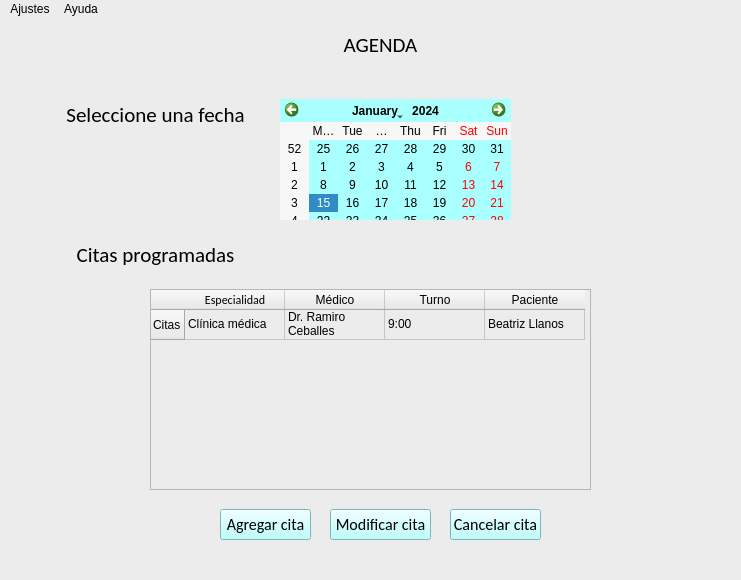
<?xml version="1.0" encoding="UTF-8"?>
<ui version="4.0">
 <class>MainWindow</class>
 <widget class="QMainWindow" name="MainWindow">
  <property name="geometry">
   <rect>
    <x>0</x>
    <y>0</y>
    <width>741</width>
    <height>580</height>
   </rect>
  </property>
  <property name="windowTitle">
   <string>MainWindow</string>
  </property>
  <property name="styleSheet">
   <string notr="true">background-color: rgb(236, 236, 236);</string>
  </property>
  <widget class="QWidget" name="centralwidget">
   <widget class="QWidget" name="formLayoutWidget">
    <property name="geometry">
     <rect>
      <x>150</x>
      <y>270</y>
      <width>441</width>
      <height>201</height>
     </rect>
    </property>
    <layout class="QFormLayout" name="formLayout">
     <item row="0" column="0" colspan="2">
      <widget class="QTableWidget" name="tableWidget">
       <property name="styleSheet">
        <string notr="true">border-color: rgb(0, 0, 0);</string>
       </property>
       <row>
        <property name="text">
         <string>Citas</string>
        </property>
       </row>
       <column>
        <property name="text">
         <string>Especialidad</string>
        </property>
        <property name="font">
         <font>
          <family>Calibri</family>
         </font>
        </property>
       </column>
       <column>
        <property name="text">
         <string>Médico</string>
        </property>
       </column>
       <column>
        <property name="text">
         <string>Turno</string>
        </property>
       </column>
       <column>
        <property name="text">
         <string>Paciente</string>
        </property>
       </column>
       <item row="0" column="0">
        <property name="text">
         <string>Clínica médica</string>
        </property>
       </item>
       <item row="0" column="1">
        <property name="text">
         <string>Dr. Ramiro Ceballes</string>
        </property>
       </item>
       <item row="0" column="2">
        <property name="text">
         <string>9:00</string>
        </property>
       </item>
       <item row="0" column="3">
        <property name="text">
         <string>Beatriz Llanos</string>
        </property>
       </item>
      </widget>
     </item>
    </layout>
   </widget>
   <widget class="QLabel" name="label">
    <property name="geometry">
     <rect>
      <x>340</x>
      <y>10</y>
      <width>81</width>
      <height>31</height>
     </rect>
    </property>
    <property name="font">
     <font>
      <family>Calibri</family>
      <pointsize>16</pointsize>
     </font>
    </property>
    <property name="text">
     <string>AGENDA</string>
    </property>
    <property name="alignment">
     <set>Qt::AlignCenter</set>
    </property>
   </widget>
   <widget class="QCalendarWidget" name="calendarWidget">
    <property name="geometry">
     <rect>
      <x>280</x>
      <y>80</y>
      <width>231</width>
      <height>121</height>
     </rect>
    </property>
    <property name="styleSheet">
     <string notr="true">background-color: rgb(170, 255, 255);
font: 10pt &quot;Calibri&quot;; color: #000000</string>
    </property>
   </widget>
   <widget class="QLabel" name="label_2">
    <property name="geometry">
     <rect>
      <x>60</x>
      <y>80</y>
      <width>191</width>
      <height>31</height>
     </rect>
    </property>
    <property name="font">
     <font>
      <family>Calibri</family>
      <pointsize>16</pointsize>
     </font>
    </property>
    <property name="text">
     <string>Seleccione una fecha</string>
    </property>
    <property name="alignment">
     <set>Qt::AlignCenter</set>
    </property>
   </widget>
   <widget class="QLabel" name="label_3">
    <property name="geometry">
     <rect>
      <x>60</x>
      <y>220</y>
      <width>191</width>
      <height>31</height>
     </rect>
    </property>
    <property name="font">
     <font>
      <family>Calibri</family>
      <pointsize>16</pointsize>
     </font>
    </property>
    <property name="text">
     <string>Citas programadas</string>
    </property>
    <property name="alignment">
     <set>Qt::AlignCenter</set>
    </property>
   </widget>
   <widget class="QPushButton" name="pushButton">
    <property name="geometry">
     <rect>
      <x>220</x>
      <y>490</y>
      <width>91</width>
      <height>31</height>
     </rect>
    </property>
    <property name="font">
     <font>
      <family>Calibri</family>
      <pointsize>12</pointsize>
     </font>
    </property>
    <property name="styleSheet">
     <string notr="true">background-color: rgb(170, 255, 255);</string>
    </property>
    <property name="text">
     <string>Agregar cita</string>
    </property>
   </widget>
   <widget class="QPushButton" name="pushButton_2">
    <property name="geometry">
     <rect>
      <x>330</x>
      <y>490</y>
      <width>101</width>
      <height>31</height>
     </rect>
    </property>
    <property name="font">
     <font>
      <family>Calibri</family>
      <pointsize>12</pointsize>
     </font>
    </property>
    <property name="styleSheet">
     <string notr="true">background-color: rgb(170, 255, 255);</string>
    </property>
    <property name="text">
     <string>Modificar cita</string>
    </property>
   </widget>
   <widget class="QPushButton" name="pushButton_3">
    <property name="geometry">
     <rect>
      <x>450</x>
      <y>490</y>
      <width>91</width>
      <height>31</height>
     </rect>
    </property>
    <property name="font">
     <font>
      <family>Calibri</family>
      <pointsize>12</pointsize>
     </font>
    </property>
    <property name="styleSheet">
     <string notr="true">background-color: rgb(170, 255, 255);</string>
    </property>
    <property name="text">
     <string>Cancelar cita</string>
    </property>
   </widget>
  </widget>
  <widget class="QMenuBar" name="menubar">
   <property name="geometry">
    <rect>
     <x>0</x>
     <y>0</y>
     <width>741</width>
     <height>21</height>
    </rect>
   </property>
   <widget class="QMenu" name="menuAjustes">
    <property name="title">
     <string>Ajustes</string>
    </property>
    <addaction name="actionActualizar_informaci_n"/>
   </widget>
   <widget class="QMenu" name="menuAyuda">
    <property name="title">
     <string>Ayuda</string>
    </property>
    <addaction name="actionAcerca_de"/>
   </widget>
   <addaction name="menuAjustes"/>
   <addaction name="menuAyuda"/>
  </widget>
  <widget class="QStatusBar" name="statusbar"/>
  <action name="actionActualizar_informaci_n">
   <property name="text">
    <string>Actualizar información</string>
   </property>
  </action>
  <action name="actionAcerca_de">
   <property name="text">
    <string>Acerca de...</string>
   </property>
  </action>
 </widget>
 <resources/>
 <connections/>
</ui>
